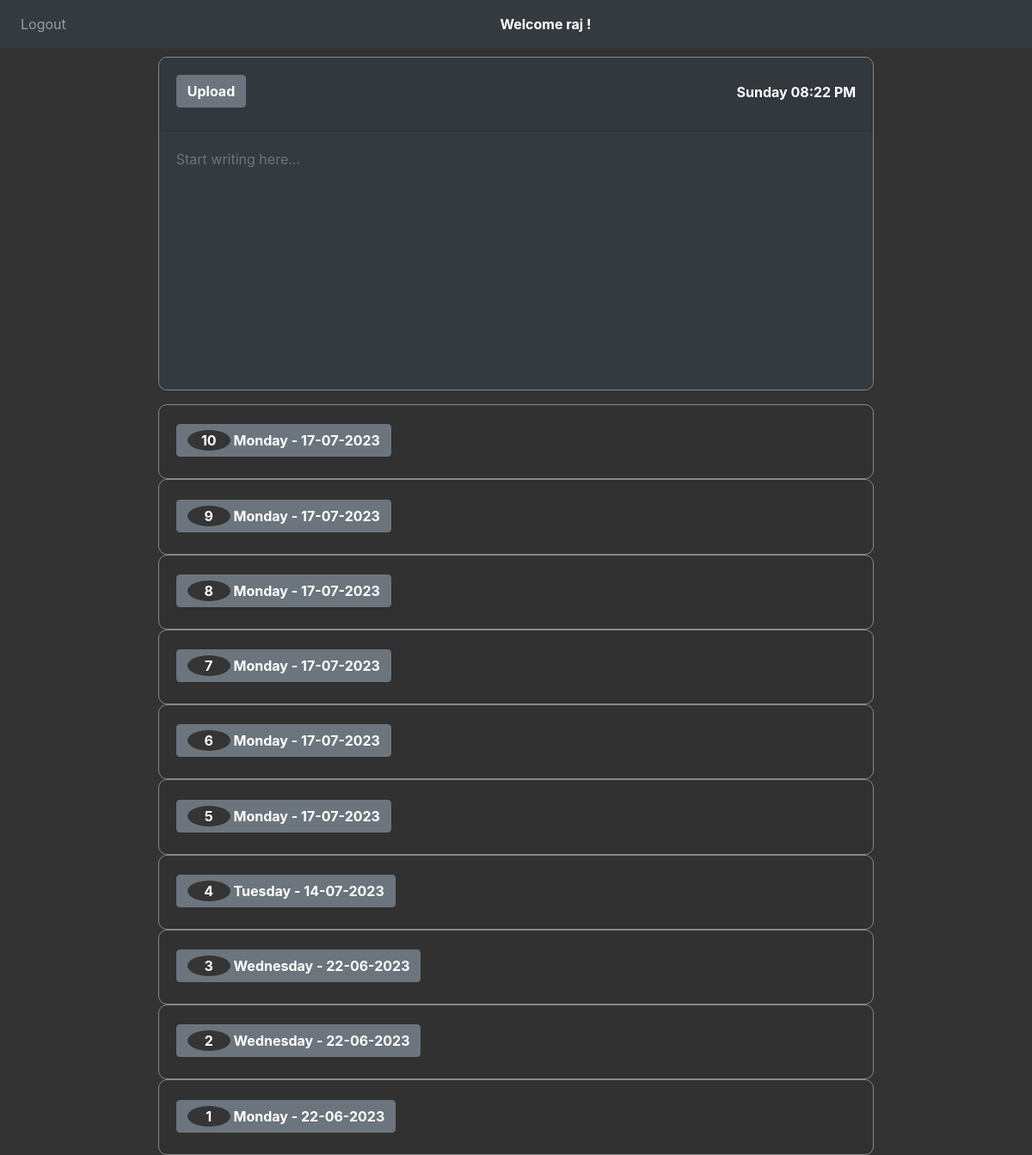
/ (signed in), run on an earlier commit of the app's database.
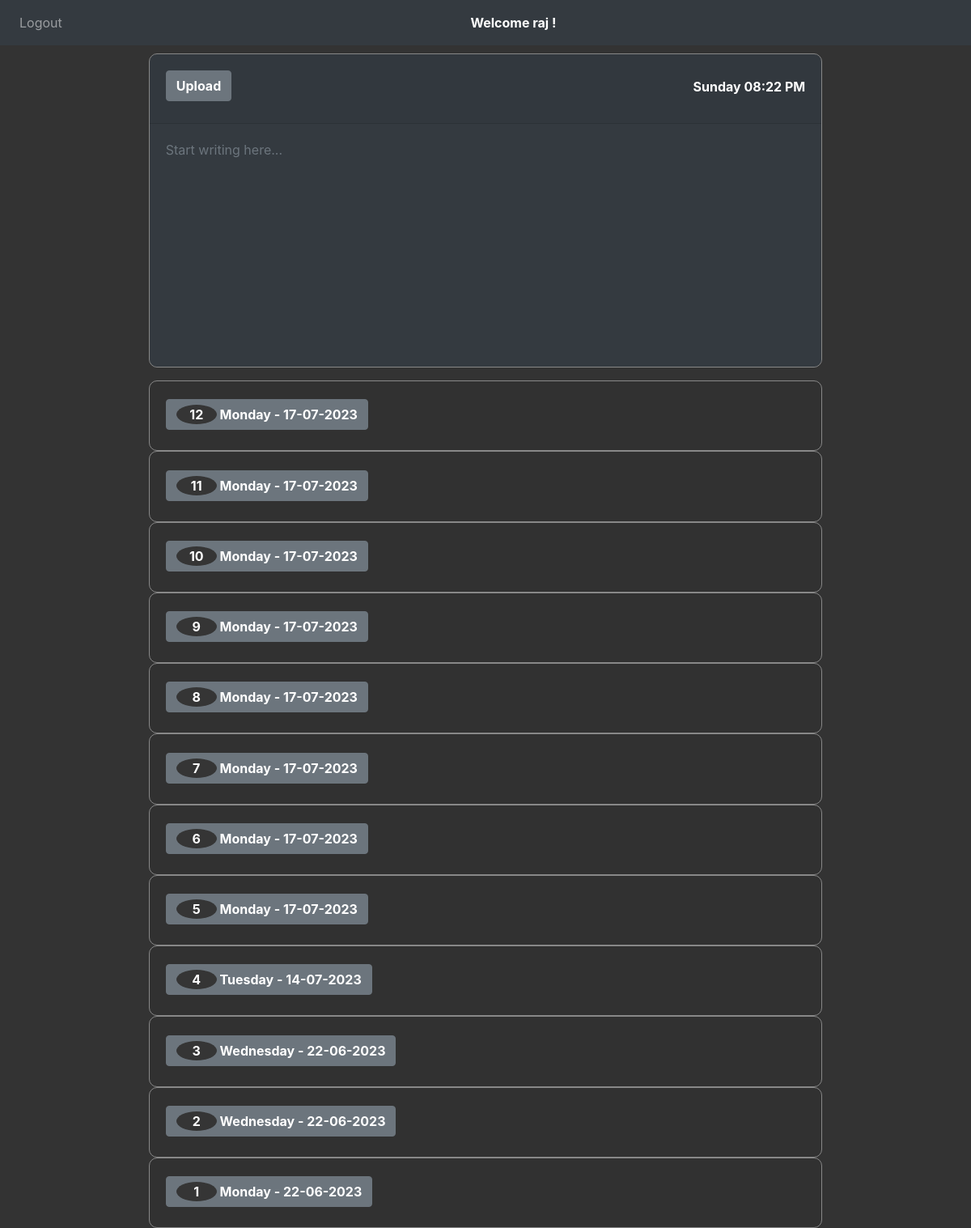
And on a later commit of the database.
### website/models.py (models this page shows)
class User(db.Model, UserMixin):
    id = db.Column(db.Integer, primary_key=True)
    email = db.Column(db.String(150), unique=True)
    password = db.Column(db.String(150))
    first_name = db.Column(db.String(150))
    notes = db.relationship('Note')

class Note(db.Model):
    id = db.Column(db.Integer, primary_key=True)
    data = db.Column(db.String(10000))
    date = db.Column(db.DateTime(timezone=True), default=func.now())
    day = db.Column(db.String(10), default=datetime.now().strftime('%A'))
    currDate = db.Column(db.String(20), default=datetime.now().strftime('%Y-%m-%d'))
    time = db.Column(db.String(20), default=datetime.now().strftime('%H:%M:%S'))
    user_id = db.Column(db.Integer, db.ForeignKey('user.id'))

### website/views.py (the view, shortened to what this page needs)
@views.route('/', methods=['GET', 'POST'])
@login_required
def home():
    first_name = current_user.first_name
    notes = Note.query.filter_by(user_id=current_user.id).all()
    note_data = [(note.currDate, note.day) for note in notes]
    return render_template("home.html", user=current_user, first_name = first_name, note_data=note_data)

### website/__init__.py (called while the page is built)
def create_app():
    app = Flask(__name__)
    app.config['SECRET_KEY'] = 'hjshjhdjah kjshkjdhjs'
    app.config['SQLALCHEMY_DATABASE_URI'] = f'sqlite:///{DB_NAME}'
    db.init_app(app)
    from .views import views
    from .auth import auth
    app.register_blueprint(views, url_prefix='/')
    app.register_blueprint(auth, url_prefix='/')
    from .models import User, Note
    with app.app_context():
        db.create_all()
    login_manager = LoginManager()
    login_manager.login_view = 'auth.login'
    login_manager.init_app(app)
    @login_manager.user_loader
    def load_user(id):
        return User.query.get(int(id))
    return app

### website/templates/home.html (shortened to what this page needs)
{% extends "base.html" %}
{% block content %}
<form method="POST">
  <div class="card text-white bg-dark mb-3">
    <div class="card-header">
      <div align="left">
        <button type="submit" class="btn btn-secondary" style="display: flex; justify-content: space-between;"><b>Upload</b></button>
      </div>
      <div style="font-weight: bold">
        <div class="d-flex justify-content-center w-100">
          <span class="navbar-text text-center" style="color: white; font-weight: bold;">
             <span id="current-time-home"></span>
          </span>
        </div>
      </div>
    </div>
    <textarea name="note" id="note" class="form-control bg-dark text-white" style="border: none;" autofocus wrap="soft" placeholder="Start writing here..."></textarea>
  </div>
</form>
<ul class="list-group list-group-flush" id="notes">
  {% for note in user.notes | reverse %}
  <div class="accordion" id="accordionExample">
    <div class="card">
      <div class="card-header text-center" id="heading{{ note.id }}">
        <h2 class="mb-0">
          <button class="btn btn-secondary text-left" type="button" data-toggle="collapse" data-target="#collapse{{ note.id }}" aria-expanded="true" aria-controls="collapse{{ note.id }}">
            {% if note.currDate %}
              {% set index = loop.length - loop.index0 %}
              <span class="index-circle">{{ index }}</span><b> {{ note.day }} - {{ note.currDate[8:] }}-{{ note.currDate[5:7] }}-{{ note.currDate[:4] }}</b>
            {% else %}
              <span class="index-circle">{{ index }}</span> <b>{{ note.day }} - Date Not Available </b>
            {% endif %}
          </button>
        </h2>
      </div>
    </div>
  </div>{% endfor %}
</ul>
{% endblock %}

### website/templates/base.html (shortened to what this page needs)
<!DOCTYPE html>
<html>
  <head>
    <link
      rel="stylesheet"
      href="https://stackpath.bootstrapcdn.com/bootstrap/4.4.1/css/bootstrap.min.css"
    />
    <link
      rel="stylesheet"
      href="https://stackpath.bootstrapcdn.com/font-awesome/4.7.0/css/font-awesome.min.css"
    />
    <link rel="stylesheet" href="static\styles.css">
  </head>
  <body>
    <nav class="navbar navbar-expand-lg navbar-dark bg-dark">
      <div class="collapse navbar-collapse" id="navbar">
        <div class="navbar-nav">
          {% if user.is_authenticated %}
          <a class="nav-item nav-link" id="logout" href="/logout">Logout</a>
          {% endif %}
        </div>
        {% if user.is_authenticated %}
        <div class="d-flex justify-content-center w-100">
          <span class="navbar-text text-center" style="color: white; font-weight: bold;">
             <span>Welcome {{first_name}} !</span>
          </span>
        </div>
      {% endif %}
    </nav>
    <div class="container">{% block content %} {% endblock %}</div>
  </body>
</html>

### website/templates/base.html (style rules this page uses)
body { background-color: #333; color:white; }

### website/templates/home.html (style rules this page uses)
.index-circle { display: inline-block; width: 50px; height: 24px; line-height: 24px; text-align: center; border-radius: 50%; background-color: #353535; color: #fff; font-weight: bold; }
.card-header { padding-top: 20px; padding-bottom: 25px; display: flex; justify-content: space-between; }
.card { background-color: #333; color: white; border-radius: 0px; width:75%; margin: 0 auto; border-color: #888; border-width: 1px 1px 1px 1px; border-style: solid; border-radius: 10px; }
form { margin-top: 10px; background-color: #333; padding: 0px; }
textarea.form-control { background-color: #333; color: white; width: 100%; margin: 0; padding: 20px; font-size: 16px; border: 3px solid #ccc; border-radius: 10px; box-sizing: border-box; height: 300px; resize: none; white-space: pre-wrap; }

What changed in the data, as far as the page shows it:
added Note: index "12", day "Monday", currDate "17", currDate "07", currDate "2023"
added Note: index "11", day "Monday", currDate "17", currDate "07", currDate "2023"
